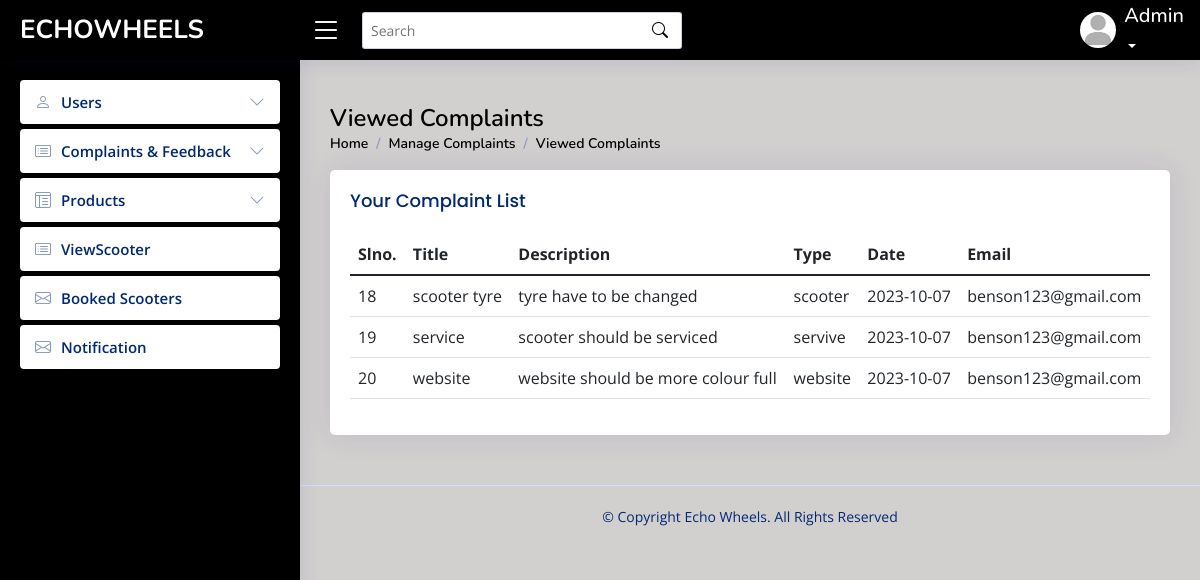
Page /admin/viewedcomplaint.php on the earlier database version.
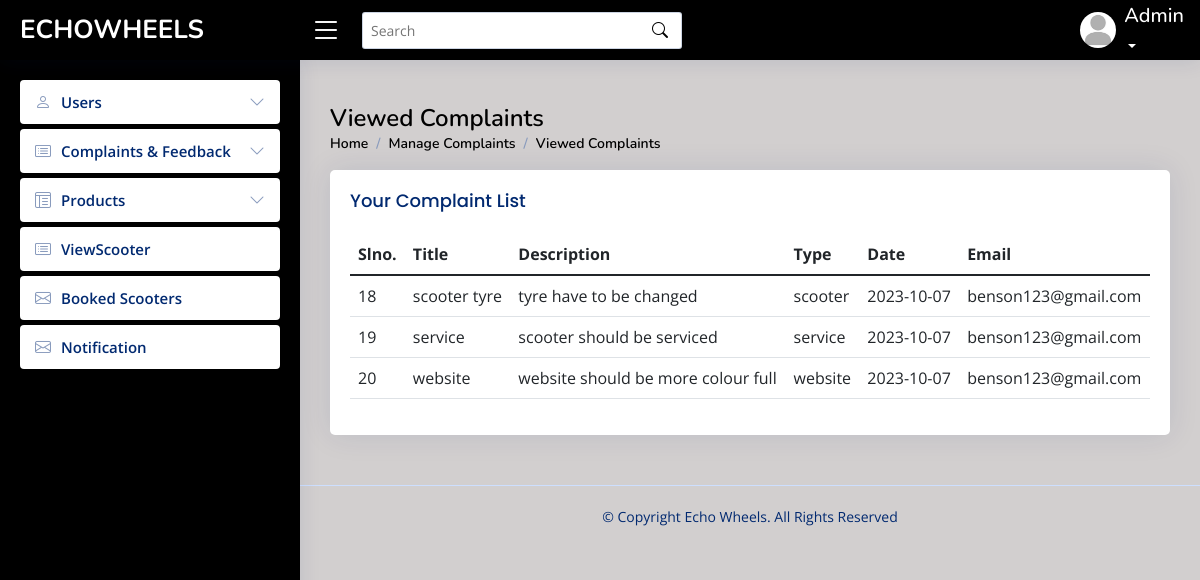
Same page on the later database version.
### tables this page shows
CREATE TABLE `complaint` (
  `complaint_id` int(40) NOT NULL,
  `title` varchar(40) NOT NULL,
  `description` varchar(200) NOT NULL,
  `type` varchar(10) NOT NULL,
  `date` date NOT NULL,
  `email_id` varchar(50) NOT NULL,
  `reply` varchar(10) NOT NULL,
  `message` varchar(70) NOT NULL
);

### connect.php (called while the page is built, shortened)
<?php
$dbname="echowheels";
$conn=mysqli_connect("localhost","root","",$dbname);
function select_data($sql)
{
  global $conn;
  $res = mysqli_query($conn, $sql);
  if ($res)
    return $res;
  else
    return False;
}
?>

### admin/viewedcomplaint.php (the view, shortened to what this page needs)
<?php
include("header.php");
?>
  <main id="main" class="main">
    <div class="pagetitle">
      <h1>Viewed Complaints</h1>
      <nav>
        <ol class="breadcrumb">
          <li class="breadcrumb-item"><a href="activeuser.php">Home</a></li>
          <li class="breadcrumb-item active">Manage Complaints</li>
          <li class="breadcrumb-item active">Viewed Complaints</li>
        </ol>
      </nav>
    </div>
    <div class="card">
          <div class="card-body">
            <h5 class="card-title">
            Your Complaint List
            </h5>
    <section class="section dashboard">
      <div class="row">
      <section class="section">
      <div class="row">
        <div class="col-lg-12">
              <table class="table datatable">
                <thead>
                  <tr>
                    <th scope="col">Slno.</th>
                    <th scope="col">Title</th>
                    <th scope="col">Description</th>
                    <th scope="col">Type</th>
                    <th scope="col">Date</th>
                    <th scope="col">Email</th>
                  </tr>
                </thead>
                <tbody>
                <?php
               $sql = "SELECT * FROM complaint where  reply='1' ";
                $data=select_data($sql);
                while ($row = mysqli_fetch_assoc($data)) {
                  ?>
                  <tr>
                  <td><?php echo  $row['complaint_id'] ?></td>
                 <td><?php echo  $row['title'] ?></td>
                 <td> <?php echo $row['description'] ?></td>
                 <td><?php echo $row['type'] ?></td>
                 <td><?php echo $row['date']?></td>
                 <td> <?php echo $row['email_id']  ?></td>
                  <?php
                  }
                  ?>
                </tbody>
              </table>
            </div>
          </div>
        </div>
      </div>
  </main>

Differences in the rows shown:
changed complaint "service": type "servive" → "service"
